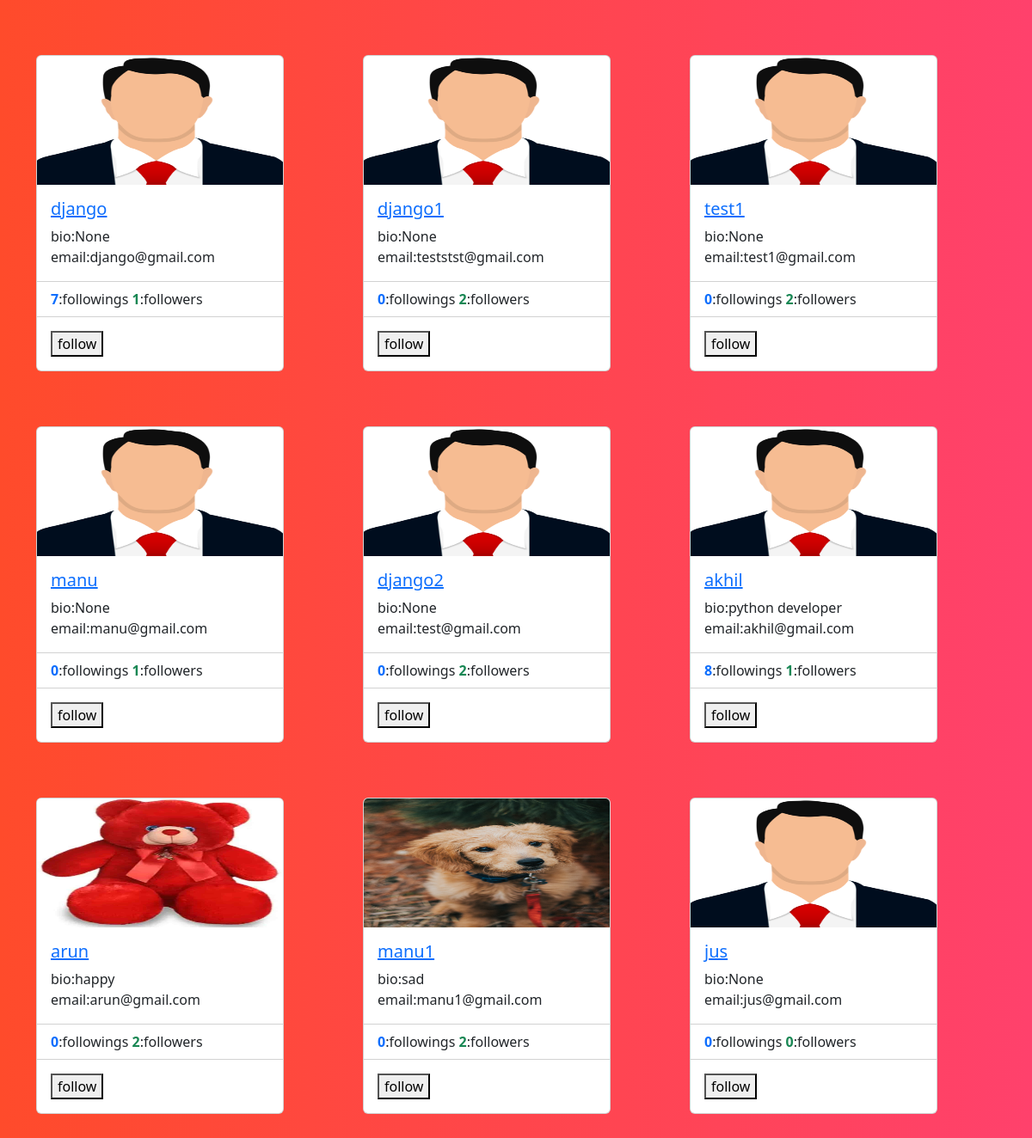
The app's page /profiles/all (signed in) with its own data.
### socialapp/models.py (models this page shows)
class UserProfile(models.Model):
    user=models.OneToOneField(User,on_delete=models.CASCADE,related_name="profile",null=True)
    address=models.CharField(max_length=200,null=True)
    phone=models.CharField(max_length=200,null=True)
    profile_pic=models.ImageField(upload_to="profilepics",null=True,blank=True)#null is for data base and blank is for form so that it will not be included in form
    dob=models.DateField(null=True)
    bio=models.CharField(max_length=200,null=True)
    following=models.ManyToManyField("self",related_name="followed_by",symmetrical=False,null=True)#there is no need of someone to follow back
    block=models.ManyToManyField("self",related_name="blocked", symmetrical=False,null=True)
    def __str__(self):
        return self.user.username #we are goimg from userprofile to usermodel ie to print the profile name

### socialapp/views.py (the view)
# urls.py: path("profiles/all",views.ProfileListView.as_view(),name="profile_list"),
@method_decorator(decs,name="dispatch")
class ProfileListView(View):
    def get(self,request,*args,**kwargs):
        qs=UserProfile.objects.all().exclude(user=request.user)#to excluding profile of loggined user
        return render(request,"profile_list.html",{"data":qs})

### socialapp/templates/profile_list.html (shortened to what this page needs)
<!DOCTYPE html>
{%load static%}
<html lang="en">
<head>
    <link href="https://cdn.jsdelivr.net/npm/bootstrap@5.3.2/dist/css/bootstrap.min.css" rel="stylesheet">
</head>
<body style="background: #FF416C;
background: -webkit-linear-gradient(to right, #FF4B2B, #FF416C);
background: linear-gradient(to right, #FF4B2B, #FF416C);">
    <div class="container">
        <div class="row mt-5">
            {%for profile in data %}
                <div class="col-4 mt-3 mb-5">
                    <div class="card" style="width: 18rem;">
                        {%if profile.profile_pic%}
                        <img src="{{profile.profile_pic.url}}" class="card-img-top " alt="..." height="150px">
                        {%else%}
                        <img src="{%static 'socialapp/images/profilepic.png'%}" class="card-img-top" alt="..."  height="150px">
                          {%endif%}
                        <div class="card-body">
                          <h5 class="card-title">
                            <a href="{%url 'profile-detail' profile.id%}">{{profile}}</a>
                          </h5>
                          <p class="card-text">bio:{{profile.bio}} <br>email:{{profile.user.email}}</p>
                        </div>
                        <ul class="list-group list-group-flush">
                          <li class="list-group-item"><span class="fw-bolder text-primary">{{profile.following.count}}</span>:followings <span class="fw-bolder text-success">{{profile.followed_by.count}}</span>:followers</li>
                        </ul>
                        <div class="card-body">
                          <form action="{%url 'follow' profile.id%}" method="post">
                            {%if profile in request.user.profile.following.all%}
                              <button type="submit" name="action" value="unfollow">unfollow</button>
                            {%else%}
                              <button type="submit" name="action" value="follow">follow</button>
                            {%endif%}
                            </form>
                        </div>
                      </div>
                </div>
            {%endfor%}
        </div>
    </div>
</body>
</html>

### records on screen
UserProfile: user.username "django", bio "None", user.email "django@gmail.com", following.count "7", followed_by.count "1"
UserProfile: user.username "django1", bio "None", user.email "teststst@gmail.com", following.count "0", followed_by.count "2"
UserProfile: user.username "test1", bio "None", user.email "test1@gmail.com", following.count "0", followed_by.count "2"
UserProfile: user.username "manu", bio "None", user.email "manu@gmail.com", following.count "0", followed_by.count "1"
UserProfile: user.username "django2", bio "None", user.email "test@gmail.com", following.count "0", followed_by.count "2"
UserProfile: user.username "akhil", bio "python developer", user.email "akhil@gmail.com", following.count "8", followed_by.count "1"
UserProfile: profile_pic (picture), user.username "arun", bio "happy", user.email "arun@gmail.com", following.count "0", followed_by.count "2"
UserProfile: profile_pic (picture), user.username "manu1", bio "sad", user.email "manu1@gmail.com", following.count "0", followed_by.count "2"
UserProfile: user.username "jus", bio "None", user.email "jus@gmail.com", following.count "0", followed_by.count "0"
